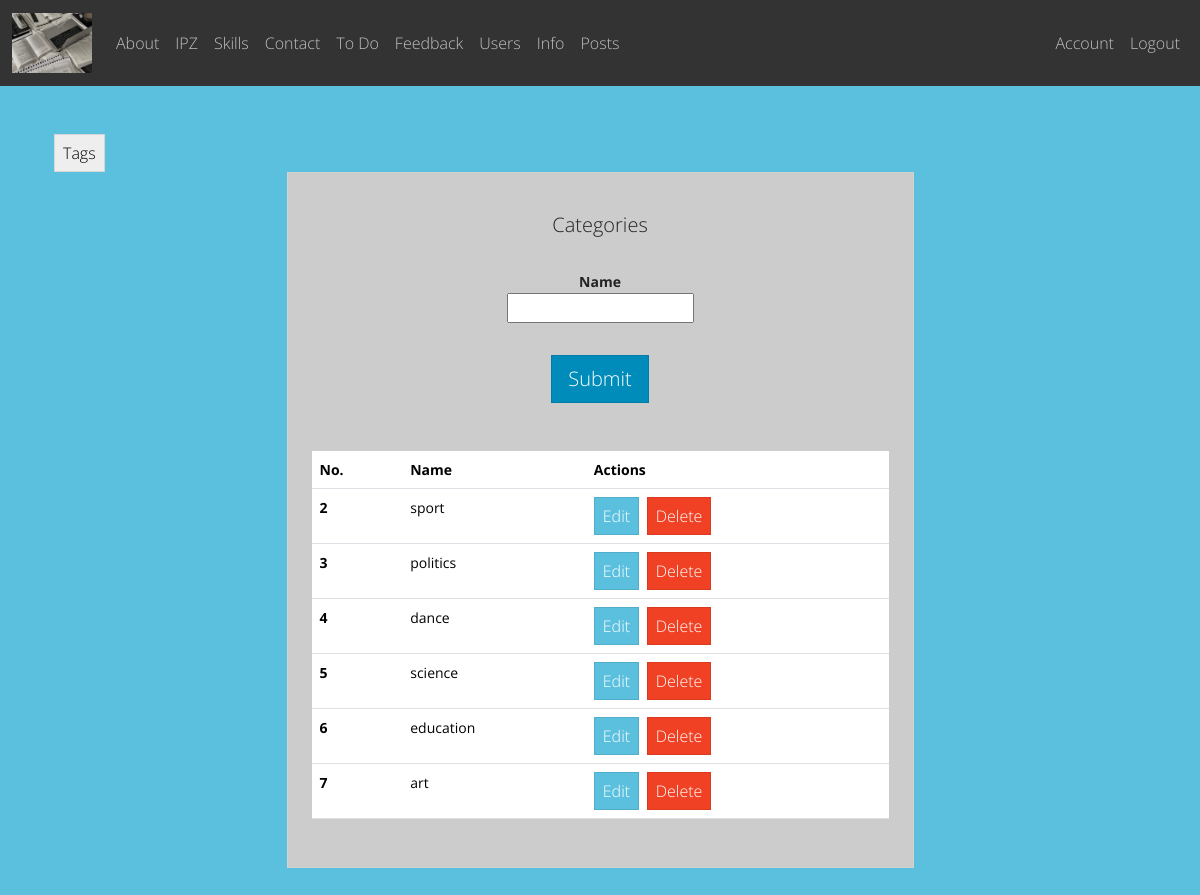
The app's page /post/category/create (signed in) with its own data.
### app/post/models.py (models this page shows)
class Category(db.Model):
    id = db.Column(db.Integer, primary_key=True)
    name = db.Column(db.String(100), unique=True)
    post = db.relationship('Post', backref='category')

### app/post/views.py (the view)
@post_bp.route("/category/create", methods=['GET', 'POST'])
@login_required
def create_category():
    form = CategoryForm()
    category_list = Category.query.all()
    if form.validate_on_submit():
        new_category = Category(name=form.name.data)
        db.session.add(new_category)
        db.session.commit()
        flash("The new category was added successfully.", "success")
        return redirect(url_for("post_bp.list_category"))
    elif request.method != "GET":
        flash("The new category was not added!", "danger")
    return render_template('category.html', form=form, category_list=category_list)

### app/post/forms.py
class CategoryForm(FlaskForm):
    name = StringField('Name', validators=[DataRequired(), Length(min=1, max=100)])
    submit = SubmitField('Submit')

### app/auth/models.py (called while the page is built)
@login_manager.user_loader
def user_loader(user_id):
    return User.query.get(int(user_id))

### app/post/templates/post/category.html (shortened to what this page needs)
{% extends "base.html" %}
{% from "render_field.html" import render_field %}
{%block content%}
<div class="container py-5 h-100">
    <a href="{{url_for('post_bp.list_tag')}}" class="btn btn-secondary">Tags</a>
    <div class="row d-flex justify-content-center align-items-left h-100">
        <div class="col col-lg-9 col-xl-7">
            <div class="card rounded-3">
                <div class="bg-dark-subtle card-body p-4">
                    <h5 class="text-center my-3 pb-3">Categories</h5>
                    <form method="post" action="{{url_for('post_bp.create_category')}}" class="mb-5 text-center" novalidate>
                        {{ render_field(form.name) }}
                        {{ form.submit(class="btn btn-primary btn-lg btn-block") }}
                    </form>
                    <table class="table mb-4">
                        <thead>
                        <tr>
                            <th scope="col">No.</th>
                            <th scope="col">Name</th>
                            <th scope="col">Actions</th>
                        </tr>
                        </thead>
                        <tbody>
                        {% for category in category_list %}
                        <tr>
                            <th scope="row">{{ category.id }}</th>
                            <td>{{ category.name }}</td>
                            <td>
                                <a href="{{url_for('post_bp.update_category', id=category.id)}}"
                                   class="btn btn-info">Edit</a>
                                <a href="{{url_for('post_bp.delete_category', id=category.id)}}"
                                   class="btn btn-danger ms-1"
                                   onclick="return confirm('Are you sure you want to delete this category?')">Delete</a>
                            </td>
                        </tr>
                        {% endfor %}
                        </tbody>
                    </table>
                </div>
            </div>
        </div>
    </div>
</div>
{% endblock %}

### records on screen
Category: id "2", name "sport"
Category: id "3", name "politics"
Category: id "4", name "dance"
Category: id "5", name "science"
Category: id "6", name "education"
Category: id "7", name "art"

### other values on screen
{{ name }} "About" "IPZ" "Skills" "Contact" "To Do" "Feedback" "Users" "Info" "Posts"
{{ field.label }} "Name"
